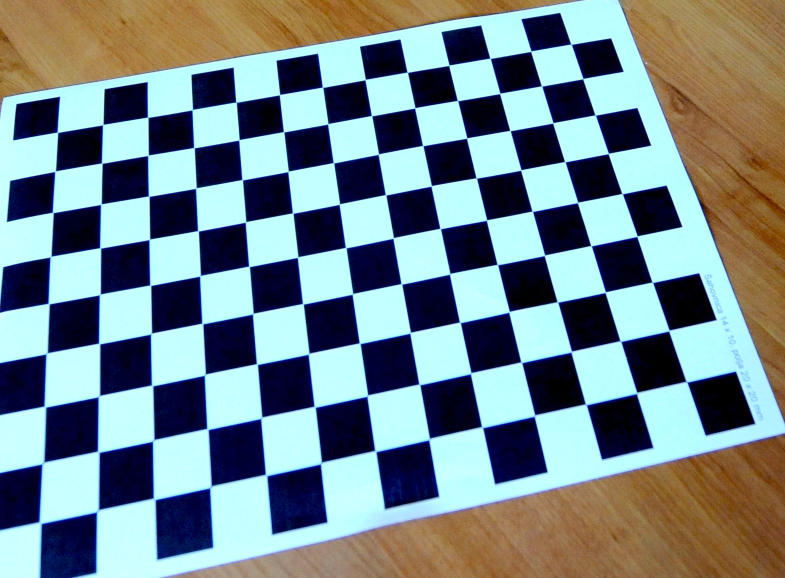
#> input picture 06_Geometrijska_kalibracija_kamere/06_geometrijska_kalibracija_kamere/data/calibration-object.jpg, 1570 x 1156 px (shown at 1/2 size)
$ jupyter execute Vaja_06-domaca_naloga.ipynb
#> lines starting #> are read from the running program, lines starting #| are printed output that depends on the picture
Before you turn this problem in, make sure everything runs as expected. First, **restart the kernel** (in the menubar, select Kernel$\rightarrow$Restart) and then **run all cells** (in the menubar, select Cell$\rightarrow$Run All).

Make sure you fill in any place that says `YOUR CODE HERE` or "YOUR ANSWER HERE", as well as your name and collaborators below:

[cell 1]
NAME = "Anamarija Hauptman"
COLLABORATORS = None

---

# Domača naloga 6: Geometrijska kalibracija kamere

1. Napišite funkcijo, ki za dane optimalne parametre geometrijske kalibracije `iPar` normalizira zajeto sliko `iImage` v metrični prostor:
```python
    def geomCalibImage( iPar, iImage, iCoorX, iCoorY ):
        return oImage
```
kjer spremenljivki `iCoorX` in `iCoorY` predstavljata koordinate točk $(x,y)$ **v metričnem prostoru**, ki jih je potrebno preslikati v prostor slike in določiti pripadajoče sivinske vrednosti. Funkcija vrne kalibrirano sliko `oImage`, katere dimenzije so podane glede na dimenzije vzorčnih točk $(x,y)$.

 Preverite delovanje funkcije tako, da vzorčne točke $(x,y)$ preslikate z optimalnimi parametri projektivne preslikave in modela radialnih distorzij. Predpostavite, da ima stranica kvadratnega polja kalibracijskega objekta dolžino 20 mm in ustvarite točke $(x,y)$ tako, da bo na izhodni kalibrirani sliki `oImage` velikost slikovnih elementov enaka $1/5\,$ mm. Izvedite geometrijsko kalibracijo slike `data/calibration-object.jpg` tako, da s funkcijo za interpolacijo prvega reda `scipy.interpolate.interpn()` v preslikanih točkah poiščete nove sivinske vrednosti. Prikažite preslikano sliko, v kateri morajo biti vzorci v kalibru poravnani z osmi slike.

Naložite module in prilepite zahtevane funkcije iz vaj:

[cell 2]
import numpy as np
import matplotlib.pyplot as plt
import PIL.Image as im
from scipy.interpolate import interpn
import cv2 as cv

[cell 3]
def loadImage(iPath):
#> called with iPath = 'data/calibration-object.jpg'
    oImage = np.array(im.open(iPath))
#> oImage is the input picture: shape (1156, 1570, 3); mean R, G, B 117, 135.4, 140.3
    if oImage.ndim == 3:
        oImage = np.transpose(oImage, [2, 0, 1])
    elif oImage.ndim == 2:
        oImage = np.transpose(oImage, [1, 0])
    return oImage

def showImage(iImage, iTitle=''):
    plt.figure()
    plt.imshow(iImage, cmap = 'gray')
    plt.suptitle(iTitle)
    #plt.xlabel('x')
    #plt.ylabel('y')

def transProjective2D(iPar, iCoorX, iCoorY):
    """Funkcija za projektivno preslikavo"""
    iPar = np.asarray(iPar)
    iCoorX = np.asarray(iCoorX)
    iCoorY = np.asarray(iCoorY)
    if np.size(iCoorY) != np.size(iCoorX):
        print("Stevilo X in Y koordinat razlicno!")
    # izvedi projektivno rpeslikava
    # iPar = [a11, a12, tx, a21, a22, ty, px, py]
    oDenom = iPar[6] * iCoorX + iPar[7] * iCoorY + 1
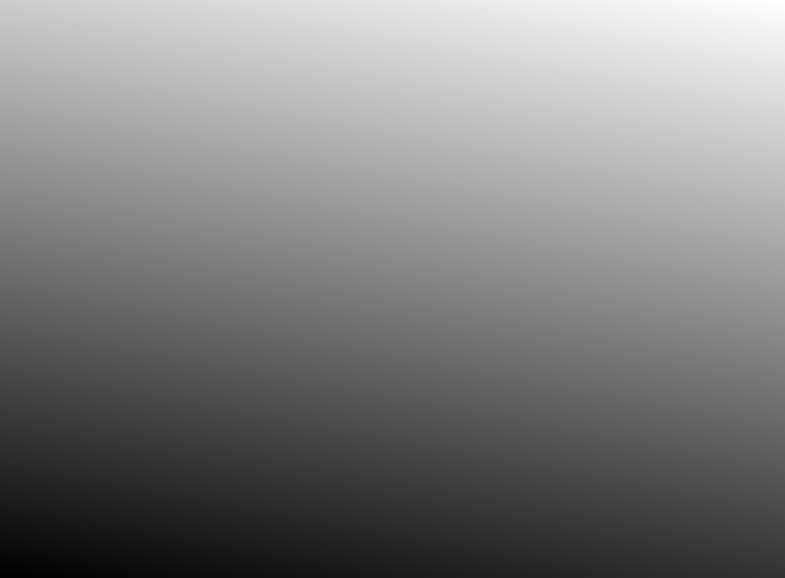
#> oDenom: shape (1156, 1570) float64 (shown at 1/2 size); min 0.689, max 1.08, mean 0.883; drawn with min black and max white
    oCoorU = iPar[0] * iCoorX + iPar[1] * iCoorY + iPar[2]
    oCoorV = iPar[3] * iCoorX + iPar[4] * iCoorY + iPar[5]
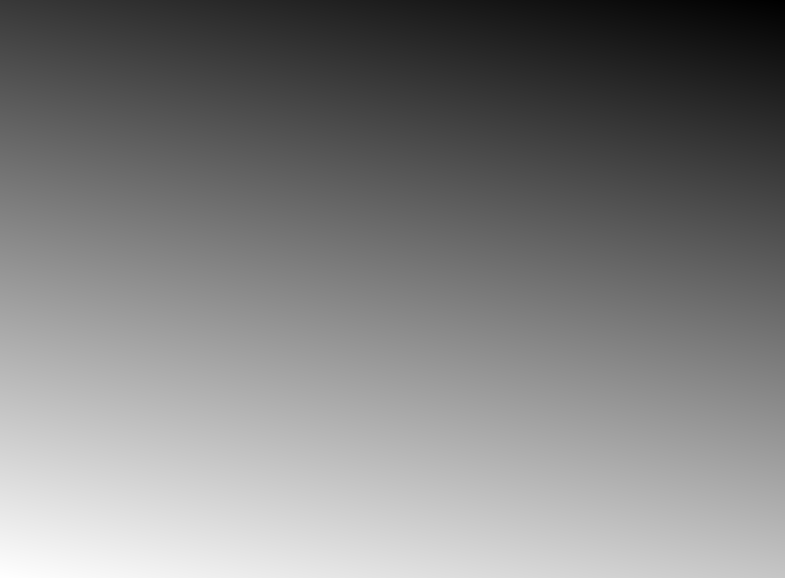
#> oCoorV: shape (1156, 1570) float64 (shown at 1/2 size); min -10.56, max 986.2, mean 487.8; drawn with min black and max white
    # vrni preslikane tocke
    return oCoorU/oDenom, oCoorV/oDenom

def transRadial(iK, iUc, iVc, iCoorU, iCoorV):
    """Funkcija za preslikavo z Brownovim modelom distorzij"""
    # Preveri vhodne podatke
    iK = np.array(iK)
    iCoorU = np.array(iCoorU)
    iCoorV = np.array(iCoorV)
    if np.size(iCoorU) != np.size(iCoorV):
        print("Stevio U n V koordinat razlicno!")
    # odstej koordinate cenra
    oCoorUd = iCoorU - iUc; oCoorVd = iCoorV - iVc
    # pripravi izhone koordinate
    sUd = np.max(np.abs(oCoorUd))
    sVd = np.max(np.abs(oCoorVd))

    oCoorUd = oCoorUd / sUd
    oCoorVd = oCoorVd / sVd

    # preracunaj radialna popacenja
    R2 = oCoorUd**2.0 + oCoorVd **2.0
    iK = iK.flatten()
    oCoorRd = np.ones_like(oCoorUd)

    for i in range(iK.size):
        oCoorRd = oCoorRd + iK[i]*(R2**(i+1))
    # izracunaj izhodne koorniate
    oCoorUd = oCoorUd * oCoorRd * sUd + iUc
    oCoorVd = oCoorVd * oCoorRd * sVd + iVc
    # END SOLUTION
    return oCoorUd, oCoorVd

def geomCalibTrans(iPar, iCoorX, iCoorY):
    """Funkcija za preslikavo tock (projektivna+radialne distorzije)"""
    iParProj = iPar[0:8]
    iParRad = iPar[8:]
    #preslikava v prostor slike
    iCoorUt, iCoorVt = transProjective2D(iParProj, iCoorX, iCoorY)
    # korekcija radialnih distorzij
    iCoorUt, iCoorVt = transRadial(iParRad[2:], iParRad[0], iParRad[1], iCoorUt, iCoorVt)
    # vrni preslikane tocke
    return iCoorUt, iCoorVt

def colorToGray(iImage):
    dtype = iImage.dtype
    r = iImage[:,:,0].astype('float')
    g = iImage[:,:,1].astype('float')
    b = iImage[:,:,2].astype('float')

    return (r*0.299 + g*0.587 + b*0.114).astype(dtype)

def mapAffineApprox2D(iPtsRef, iPtsMov):
    """Afina aproksimacijska poravnava"""
    iPtsRef = np.matrix(iPtsRef)
    iPtsMov = np.matrix(iPtsMov)
    # po potrebi dodaj homogeno koordinato
    iPtsRef = addHomCoord2D(iPtsRef)
    iPtsMov = addHomCoord2D(iPtsMov)
    # afina aproksimacija (s psevdoinverzom)
    iPtsRef = iPtsRef.transpose()
    iPtsMov = iPtsMov.transpose()
    # psevdoinverz
    #oMat2D = np.dot(iPtsRef, np.linalg.pinv(iPtsMov))
    # psevdoinverz na dolgo in siroko:
    oMat2D = iPtsRef * iPtsMov.transpose() * \
    np.linalg.inv( iPtsMov * iPtsMov.transpose() )
    return oMat2D

def addHomCoord2D(iPts):
    if iPts.shape[-1] == 3:
        return iPts
    iPts = np.hstack((iPts, np.ones((iPts.shape[0], 1))))
    return iPts

def geomCalibErr(iPar, iCoorU, iCoorV, iCoorX, iCoorY):
    """Funkcija za izracun kalibracijske napake"""
    iCoorUt, iCoorVt = geomCalibTrans(iPar, iCoorX, iCoorY)
    #izracun napake poravnave
    oErr2 = np.mean((iCoorU - iCoorUt)**2 + (iCoorV - iCoorVt)**2)
    # vrni vrednost napake
    return oErr2

Implementirajte funkcijo `geomCalibImage`:

[cell 4]
def geomCalibImage(iPar, iImage, iCoorX, iCoorY):
    """Funkcija za normalizacijo slike po geometrijski kalibraciji"""
    # YOUR CODE HERE
    #oCoorU, oCoorV = transProjective2D(iPar, iCoorX, iCoorY)
    oCoorUt, oCoorVt = transProjective2D(iPar, iCoorX, iCoorY)
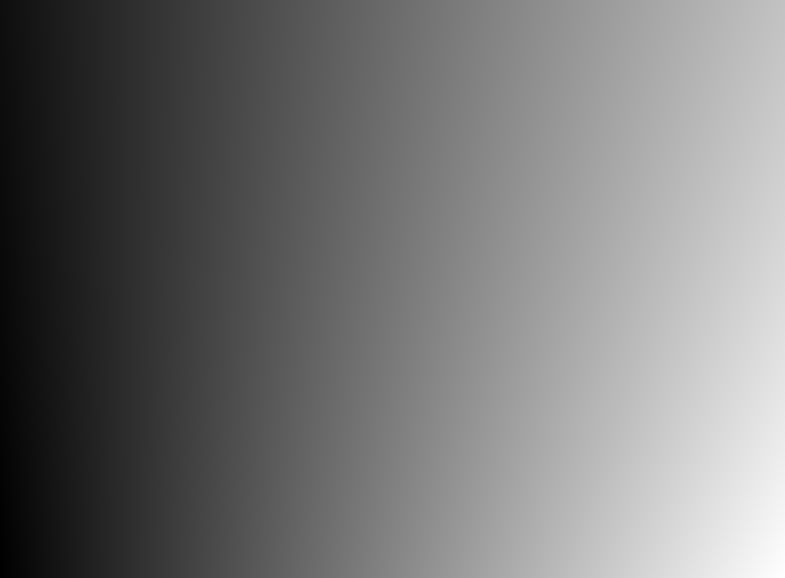
#> oCoorUt: shape (1156, 1570) float64 (shown at 1/2 size); min -67.4, max 1763.7, mean 778.4; drawn with min black and max white
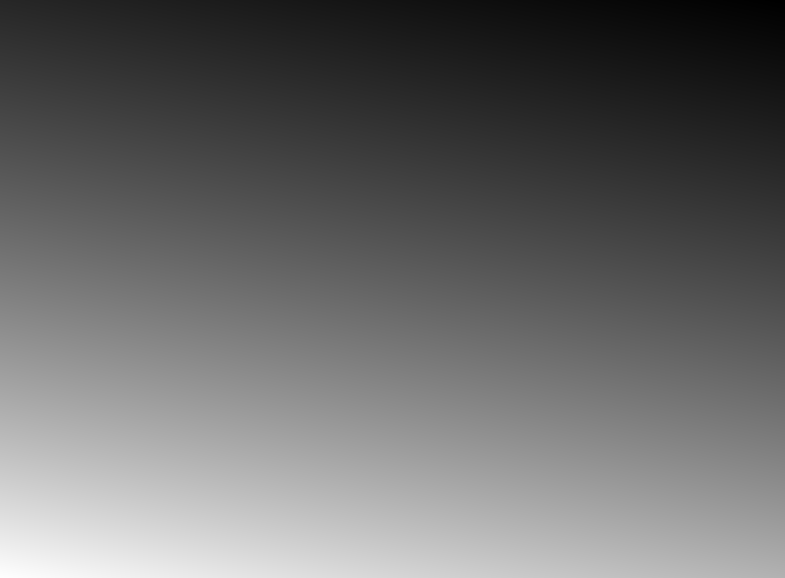
#> oCoorVt: shape (1156, 1570) float64 (shown at 1/2 size); min -9.8, max 1432.2, mean 587; drawn with min black and max white
    #if iImage.shape[0] == 3:
    #    iImage = np.transpose(iImage, (1, 2, 0))
    #iImage = colorToGray(iImage)
    dy = iImage.shape[0]
    dx = iImage.shape[1]
    s = 1
    oImage = interpn((np.arange(dy), np.arange(dx)),
                      iImage,
                      (oCoorVt[::s,::s], oCoorUt[::s,::s]),
                      method = "linear", bounds_error=False)
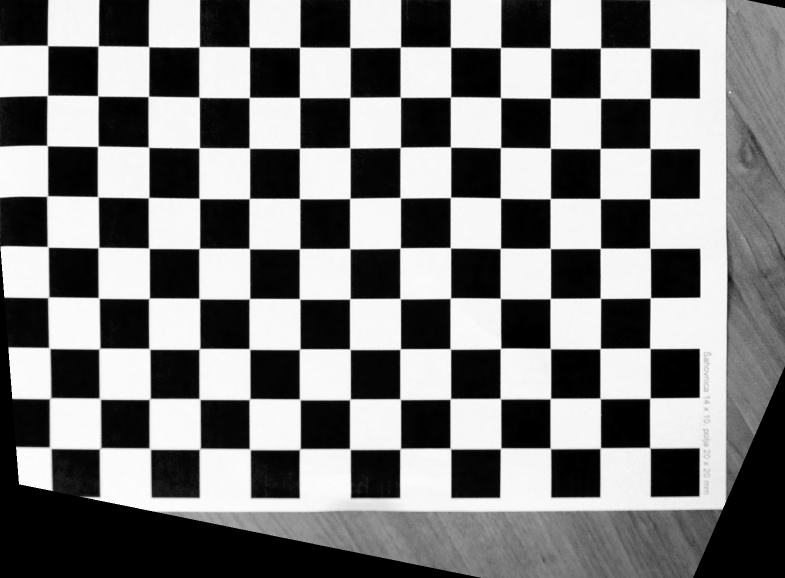
#> oImage: shape (1156, 1570) float64 (shown at 1/2 size); 7.86% of the values are NaN or infinite; the others: min 0, max 242.3, mean 128.5; drawn with min black, max white, NaN and infinite black
    square = 100
    #raise NotImplementedError()
    return oImage[0:(10*square), 0:(14*square)]
#> returned value: shape (1000, 1400) float64

 Preverite delovanje funkcije tako, da vzorčne točke $(x,y)$ preslikate z optimalnimi parametri projektivne preslikave in modela radialnih distorzij. Predpostavite, da ima stranica kvadratnega polja kalibracijskega objekta dolžino 20 mm in ustvarite točke $(x,y)$ tako, da bo na izhodni kalibrirani sliki `oImage` velikost slikovnih elementov enaka $1/5\,$ mm. Izvedite geometrijsko kalibracijo slike `data/calibration-object.jpg` tako, da s funkcijo za interpolacijo prvega reda `scipy.interpolate.interpn()` v preslikanih točkah poiščete nove sivinske vrednosti. Prikažite preslikano sliko, v kateri morajo biti vzorci v kalibru poravnani z osmi slike.

[cell 5]
# Primer parametrov
iCalImage = loadImage('data/calibration-object.jpg')
iPar = [4.452, -0.349, 34.207, -0.709,
        3.352, 211.927, 2.459e-04, -1.348e-03,
        1963.270, 1478.125, 1.101e-03]
# YOUR CODE HERE
#points = [(110.28629032258064, 266.0322580645163), (645.2258064516128, 177.4032258064517),
#          (1151.6774193548385, 88.77419354838707), (1240.3064516129032, 389.47983870967755),
#          (1373.2499999999998, 772.4838709677421), (752.8467741935483, 905.4274193548388),
#          (81.79838709677418, 1054.1975806451615), (94.45967741935479, 604.7217741935485)]
#pts = np.array(points)
iCalImage = np.transpose(iCalImage, (1, 2, 0))
iCalImage_g = colorToGray(iCalImage)
showImage(iCalImage, 'Originalna slika')
# ustvari mrezo tock
iCoorX, iCoorY = np.meshgrid(range(iCalImage_g.shape[1]),
                             range(iCalImage_g.shape[0]),
                             sparse=False, indexing='xy')
iCoorX = iCoorX / 5
iCoorY = iCoorY / 5
oImage = geomCalibImage(iPar, iCalImage_g, iCoorX, iCoorY)
showImage(oImage, 'Kalibrirana slika')
#raise NotImplementedError()

2. Barvno sliko objekta `data/test-object.jpg`, ki je bila zajeta z istim slikovnim sistemom kot slika kalibra, kalibrirajte z referenčno geometrijsko kalibracijo tako, da bo velikost slikovnega elementa enaka $1/3\,$ mm. Prikažite kalibrirano barvno sliko in nato na merilu označite daljico med kljunoma kljunastega merila ter izračunajte njeno dolžino v mm. Preverite ali dolžina ustreza dolžini, ki je označena na kljunastem merilu.

[cell 6]
# Kalibrirajte sliko, jo prikazite in na njej oznacite tocki,
# ki dolocata razdaljo med kljunoma
# YOUR CODE HERE
iPar = [4.452, -0.349, 34.207, -0.709,
        3.352, 211.927, 2.459e-04, -1.348e-03,
        1963.270, 1478.125, 1.101e-03]
iTestImage = loadImage('data/test-object.jpg')
#> call 2 of loadImage, with iPath = 'data/test-object.jpg'
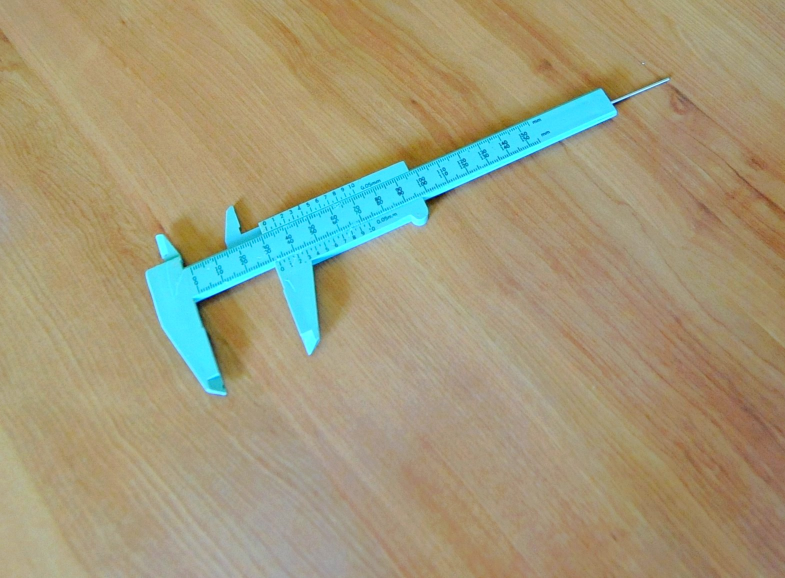
#> input picture 06_Geometrijska_kalibracija_kamere/06_geometrijska_kalibracija_kamere/data/test-object.jpg, 1570 x 1156 px (shown at 1/2 size)
#> in loadImage, oImage is the input picture: shape (1156, 1570, 3); mean R, G, B 161.3, 152.9, 122.5
iTestImage = np.transpose(iTestImage, (1, 2, 0))
iTestImage_g = colorToGray(iTestImage)
#> in colorToGray (call 2), `b = iImage[:,:,2].astype('float')`:
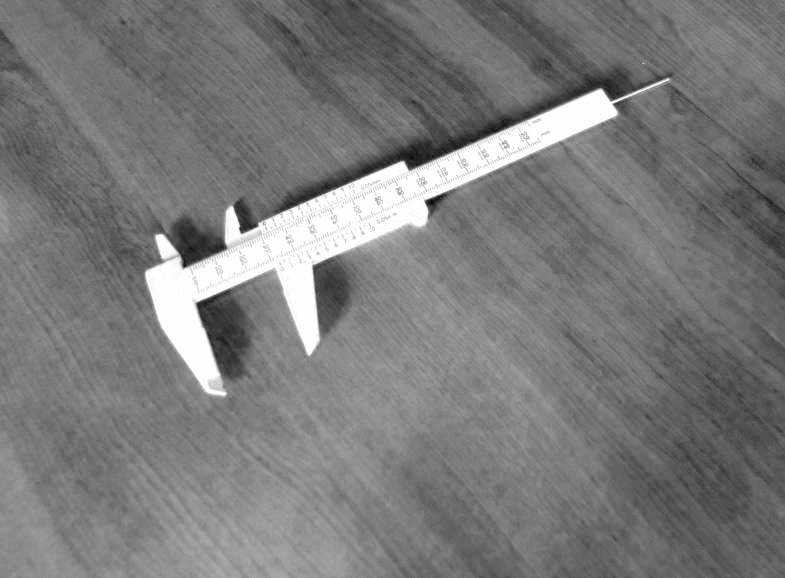
#> b: shape (1156, 1570) float64 (shown at 1/2 size); min 0, max 255, mean 122.5
#> in colorToGray (call 2), `return (r*0.299 + g*0.587 + b*0.114).astype(dtype)`:
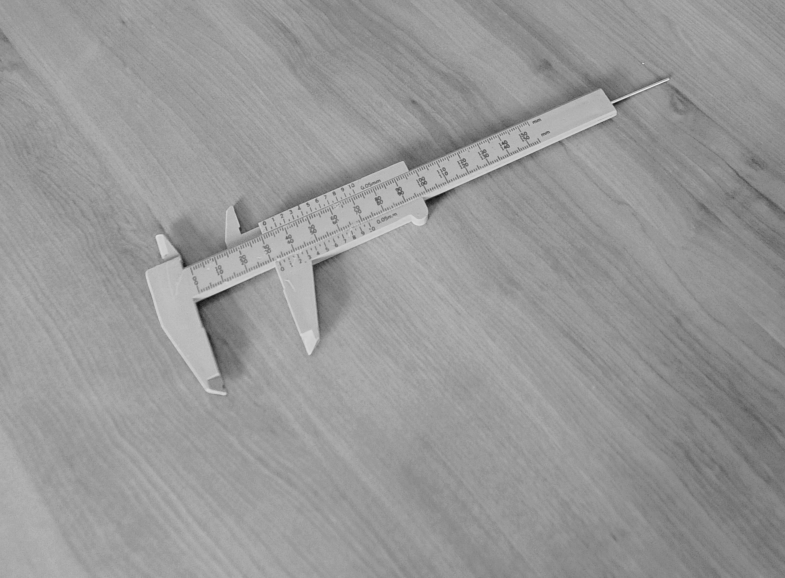
#> returned value: shape (1156, 1570) (shown at 1/2 size); min 13, max 237, mean 151.4
showImage(iTestImage, 'Originalna slika')
# ustvari mrezo tock
iCoorX, iCoorY = np.meshgrid(range(iTestImage_g.shape[1]),
                             range(iTestImage_g.shape[0]),
                             sparse=False, indexing='xy')
iCoorX = iCoorX / 3
iCoorY = iCoorY / 3
oImageT = geomCalibImage(iPar, iTestImage_g, iCoorX, iCoorY)
#> (the rest of the program and of its run is left out)
